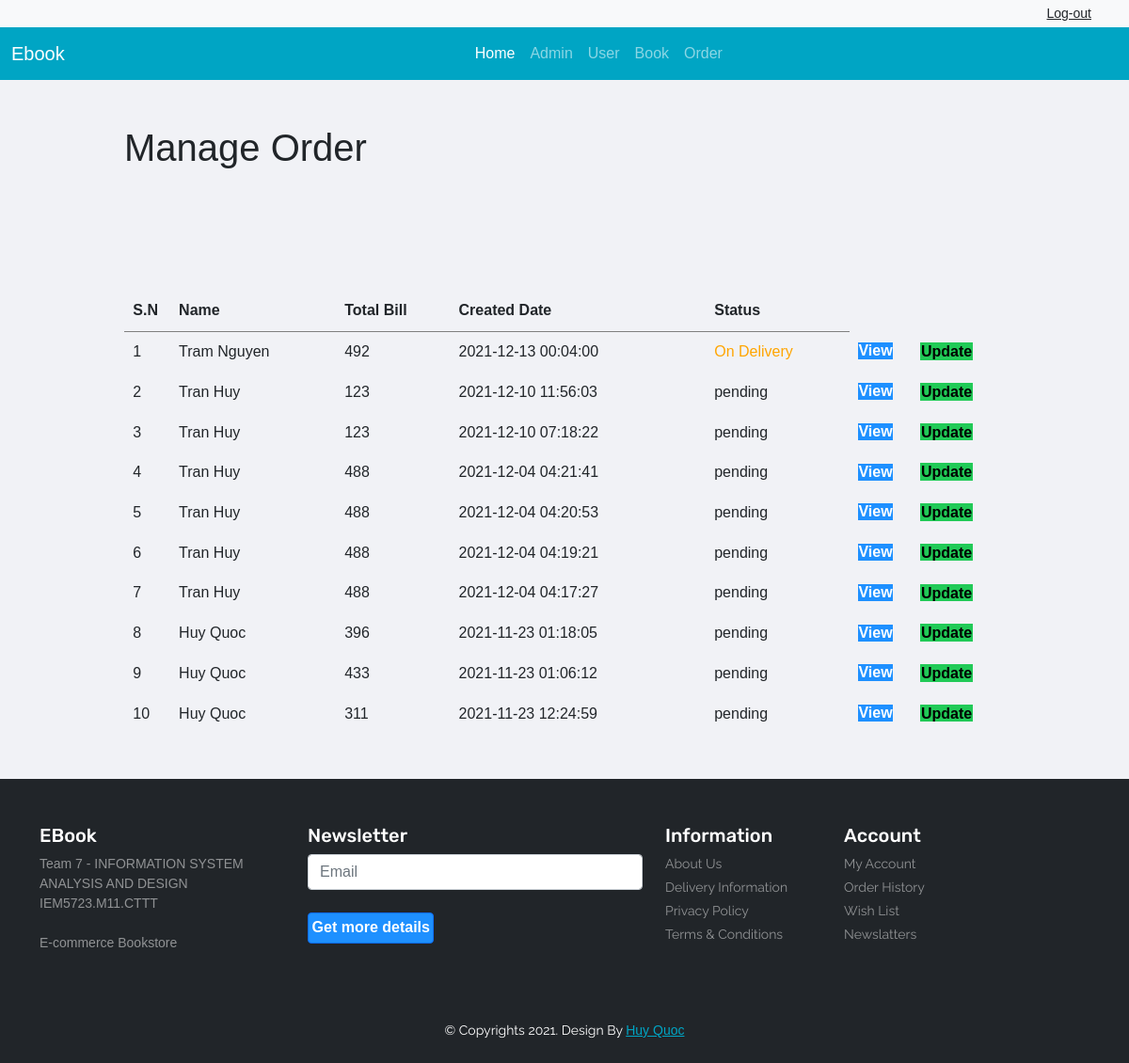
The app's page /admin/manage_order.php (signed in) with its own data.
### tables this page shows
CREATE TABLE IF NOT EXISTS `order` (
  `id` int(10) UNSIGNED NOT NULL AUTO_INCREMENT,
  `userID` int(11) NOT NULL,
  `customer_name` varchar(150) DEFAULT NULL,
  `customer_contact` varchar(20) DEFAULT NULL,
  `customer_email` varchar(150) DEFAULT NULL,
  `customer_address` varchar(255) DEFAULT NULL,
  `total` double DEFAULT NULL,
  `status` varchar(50) DEFAULT NULL,
  `created_date` datetime DEFAULT NULL,
  PRIMARY KEY (`id`)
);

### admin/manage_order.php (called while the page is built, shortened)
<?php
include ('header.php');
?>
<?php
include ('Template/manage-order.php');
?>
<?php
include ('footer.php');
?>

### admin/Template/manage-order.php (the view, shortened to what this page needs)
<div class="main-content">
    <div class="wrapper">
        <h1>Manage Order</h1>
        <br><br><br>
        <br><br>
        <table class="tbl-full">
            <tr>
                <th>S.N</th>
                <th>Name</th>
                <th>Total Bill</th>
                <th>Created Date</th>
                <th>Status</th>
            </tr>
            <?php
            $sql= "SELECT id,userID,customer_name, total, status, created_date FROM `order` ORDER BY id DESC";
            $res= mysqli_query($conn,$sql);
            $count= mysqli_num_rows($res);
            $sn=1;
            if($count>0)
            {
                while($row = mysqli_fetch_assoc($res))
                {
                    $id=$row['id'];
                    $customer_name=$row['customer_name'];
                    $total= $row['total'];
                    $status=$row['status'];
                    $created_date=$row['created_date'];
                    ?>
                    <tr>
                        <td><?php echo $sn++?></td>
                        <td><?php echo $customer_name?></td>
                        <td><?php echo $total?></td>
                        <td><?php echo $created_date?></td>
                        <td>
                            <?php
                            if($status=="pending")
                            {
                                echo "<label>$status</label>";
                            }
                            elseif($status=="On Delivery")
                            {
                                echo "<label style='color:orange;'>$status</label>";
                            }
                            elseif($status=="Delivered")
                            {
                                echo "<label style='color:green;'>$status</label>";
                            }
                            elseif($status=="Be Cannel")
                            {
                                echo "<label style='color:red;'>$status</label>";
                            }
                            ?>
                        </td>
                        <td>
                            <a href="<?php echo SITEURL;?>admin/order_item.php?id=<?php echo $id;?>" class="btn-primary">View </a>
                        </td>
                        <td>
                            <a href="<?php echo SITEURL;?>admin/update_order.php?id=<?php echo $id;?>" class="btn-secondary">Update </a>
                        </td>
                    </tr>
                    <?php
                }
            }
            else
            {
                echo "<tr><td colspan='12' class ='error'>Order not Available</td></tr>";
            }
            ?>
        </table>
    </div>
</div>

### admin/admin.css (style rules this page uses)
* { margin: 0; padding: 0; font-family: Arial, Helvetica, sans-serif; }
.wrapper { padding:1%; width: 80%; margin: 0 auto; }
.tbl-full { width: 100%; }
table tr th { border-bottom: 1px solid grey; padding:1%; text-align:left; }
table tr td { padding:1%; }
.btn-primary { background-color:#1e90ff; padding: 1%; color: #fff;text-decoration: none; font-weight: bold; }
.btn-secondary { background-color:#21ca57; padding: 1%; color: #000;text-decoration: none; font-weight: bold; }
.main-content { background-color: #f1f2f6; padding:3% 0; }
* { margin: 0; padding: 0; }
::placeholder { color: rgb(201, 116, 20); }

### records on screen
order: customer_name "Tram Nguyen", total "492", created_date "2021-12-13 00:04:00", status "On Delivery"
order: customer_name "Tran Huy", total "123", created_date "2021-12-10 11:56:03", status "pending"
order: customer_name "Tran Huy", total "123", created_date "2021-12-10 07:18:22", status "pending"
order: customer_name "Tran Huy", total "488", created_date "2021-12-04 04:21:41", status "pending"
order: customer_name "Tran Huy", total "488", created_date "2021-12-04 04:20:53", status "pending"
order: customer_name "Tran Huy", total "488", created_date "2021-12-04 04:19:21", status "pending"
order: customer_name "Tran Huy", total "488", created_date "2021-12-04 04:17:27", status "pending"
order: customer_name "Huy Quoc", total "396", created_date "2021-11-23 01:18:05", status "pending"
order: customer_name "Huy Quoc", total "433", created_date "2021-11-23 01:06:12", status "pending"
order: customer_name "Huy Quoc", total "311", created_date "2021-11-23 12:24:59", status "pending"
